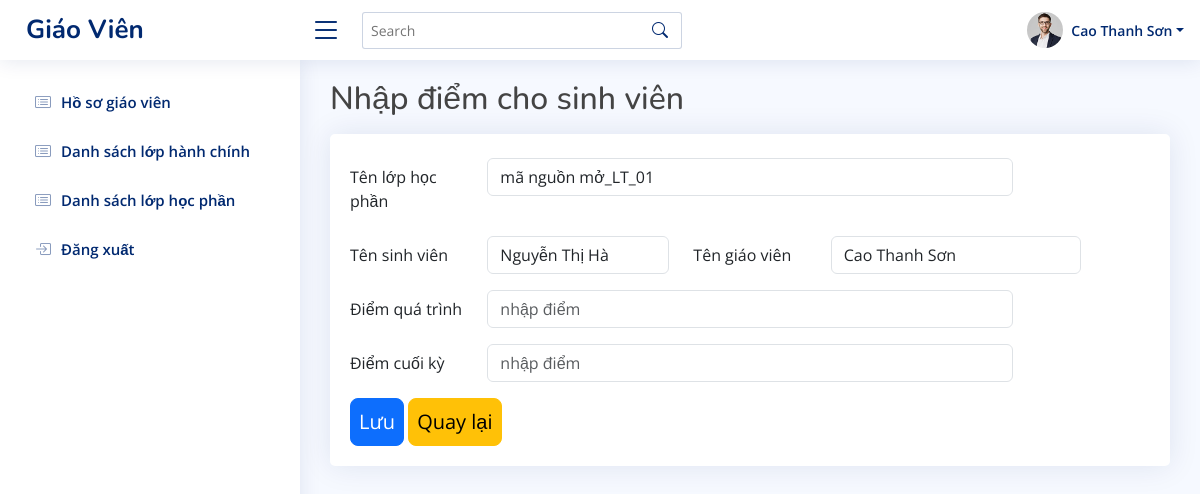
/thongtin/giaovien/index.php?action=them-diem-sinh-vien&malhp=10016&masv=10000001 (signed in), run on the app's committed database.
### tables this page shows
CREATE TABLE `bangdiem` (
  `madiem` int(11) NOT NULL,
  `mahp` int(11) NOT NULL,
  `malhp` int(11) NOT NULL,
  `magv` int(11) NOT NULL,
  `masv` int(11) NOT NULL,
  `quatrinh` float DEFAULT NULL,
  `cuoiky` float DEFAULT NULL,
  `diemthilai` int(11) DEFAULT NULL,
  `sua` int(11) NOT NULL,
  `thilai` int(11) NOT NULL,
  `ngay_tao` varchar(255) NOT NULL,
  `ngay_sua` timestamp NOT NULL DEFAULT current_timestamp()
);

CREATE TABLE `qllophocphan` (
  `malhp` int(11) NOT NULL,
  `tenlhp` varchar(255) NOT NULL,
  `hoc_ky` int(11) NOT NULL,
  `mahp` int(11) NOT NULL
);

CREATE TABLE `usersv` (
  `idsv` int(11) NOT NULL,
  `usernamesv` varchar(50) NOT NULL,
  `password` varchar(255) NOT NULL,
  `email` varchar(100) NOT NULL,
  `sdt` int(11) NOT NULL,
  `diachi` varchar(255) NOT NULL,
  `congviec` varchar(255) NOT NULL,
  `gioithieu` text NOT NULL,
  `quoctich` varchar(255) NOT NULL,
  `malhc` int(11) NOT NULL,
  `created_at` timestamp NOT NULL DEFAULT current_timestamp() ON UPDATE current_timestamp()
);

CREATE TABLE `usergv` (
  `idgv` int(11) NOT NULL,
  `username` varchar(50) NOT NULL,
  `password` varchar(255) NOT NULL,
  `email` varchar(100) NOT NULL,
  `sdt` int(11) NOT NULL,
  `diachi` varchar(255) DEFAULT NULL,
  `created_at` varchar(255) NOT NULL
);

### thongtin/giaovien/modules/mucchinh/themdiemsv.php (the view, shortened to what this page needs)
<?php
$sql_themdiem= "SELECT *
                FROM bangdiem b
                JOIN usergv g
                ON b.magv = g.idgv
                JOIN qllophocphan P
                ON p.malhp = b.malhp
                JOIN usersv s
                ON s.idsv = b.masv
                WHERE b.malhp='$_GET[malhp]'AND b.masv='$_GET[masv]' LIMIT 1 ";
$query_themdiem = mysqli_query($mysqli,$sql_themdiem);
$query_themdiem1 = mysqli_query($mysqli,$sql_themdiem);
$query_themdiem2 = mysqli_query($mysqli,$sql_themdiem);
?>
<main id="main" class="main">
    <form method="POST" action="modules/mucchinh/xuly.php?madiem=<?php $row = mysqli_fetch_array($query_themdiem2); if($row){echo $row['madiem'];} ?>&malhp=<?php echo $_GET['malhp'] ?>&masv=<?php echo $_GET['masv'] ?>&magv=<?php $row = mysqli_fetch_array($query_themdiem1); if($row){echo $row['idgv'];} ?>" enctype="multipart/form-data">
    <div class="row pb-2">
        <h2>Nhập điểm cho sinh viên</h2>
    </div>
    <div class="row">
        <div class="col-12">
            <div class="card recend-sales overflow-auto">
                <div class="card-body mt-4">
                    <form method="post" asp-action="Edit">
                        <?php
                        while($dong = mysqli_fetch_array($query_themdiem)){
                        ?>
                        <div class="row mb-3">
                            <label class="col-sm-2 col-form-label">Tên lớp học phần</label>
                            <div class="col-sm-8">
                                <input asp-for="Name" value="<?php echo $dong['tenlhp'] ?>" type="text"  class="form-control" placeholder="Nhập" readonly >
                            </div>
                        </div>
                        <div class="row mb-3">
                            <label class="col-sm-2 col-form-label">Tên sinh viên</label>
                            <div class="col-sm-3">
                                <input asp-for="Name" value="<?php echo $dong['usernamesv'] ?>" type="text"  class="form-control" placeholder="Nhập" readonly>
                            </div>
                            <label class="col-sm-2 col-form-label">Tên giáo viên</label>
                            <div class="col-sm-4">
                                <input asp-for="Name" value="<?php echo $dong['username'] ?>" type="text"  class="form-control" placeholder="Nhập" readonly >
                            </div>
                        </div>
                        <div class="row mb-3">
                            <label class="col-sm-2 col-form-label">Điểm quá trình</label>
                            <div class="col-sm-8">
                                <input asp-for="Name" placeholder="nhập điểm" type="number" name="quatrinh" class="form-control" placeholder="Nhập" required>
                            </div>
                        </div>
                        <div class="row mb-3">
                            <label class="col-sm-2 col-form-label">Điểm cuối kỳ</label>
                            <div class="col-sm-8">
                                <input asp-for="Name" placeholder="nhập điểm" type="number" name="cuoiky" class="form-control" placeholder="Nhập" required>
                            </div>
                        </div>
                        <button type="button" class="btn btn-lg btn-primary p-2" data-bs-toggle="modal" data-bs-target="#verticalycentered"></i>Lưu</button>
                            <a  href="index.php?action=sv-lop-hoc-phan&magv=<?php echo $dong['magv'] ?>&malhp=<?php echo $dong['malhp'] ?>" asp-controller="BookCategory" asp-action="Index" class="btn btn-lg btn-warning p-2">Quay lại</a>
                        <?php
                        }
                        ?>
                    </form>
                </div>
            </div>
        </div>
    </div>
    </form>
</main>

### thongtin/giaovien/modules/header.php (shortened to what this page needs)
<?php
$user_id = mysqli_real_escape_string($mysqli, $_SESSION['user_id']);
$sql_danhsach = "SELECT *
               FROM usergv
               WHERE idgv='$user_id'";
$query_danhsach = mysqli_query($mysqli,$sql_danhsach);
?>
<header id="header" class="header fixed-top d-flex align-items-center">
    <div class="d-flex align-items-center justify-content-between">
      <a href="http://localhost/thuctap/thongtin/giaovien/" class="logo d-flex align-items-center">
        <span class="d-none d-lg-block">Giáo Viên</span>
      </a>
      <i class="bi bi-list toggle-sidebar-btn"></i>
    </div>
    <div class="search-bar">
      <form class="search-form d-flex align-items-center" method="POST" action="#">
        <input type="text" name="query" placeholder="Search" title="Enter search keyword">
        <button type="submit" title="Search"><i class="bi bi-search"></i></button>
      </form>
    </div>
    <nav class="header-nav ms-auto">
      <ul class="d-flex align-items-center">
     <li class="nav-item dropdown pe-3">
          <?php
          while($row = mysqli_fetch_array($query_danhsach)){
          ?>
          <a class="nav-link nav-profile d-flex align-items-center pe-0" href="#" data-bs-toggle="dropdown">
            <img src="assets/img/profile-img.jpg" alt="Profile" class="rounded-circle">
            <span class="d-none d-md-block dropdown-toggle ps-2"><?php echo $row['username'] ?></span>
          </a>
          <?php } ?>
     </li>
      </ul>
    </nav>
  </header>

### thongtin/giaovien/modules/sidebar.php (shortened to what this page needs)
<?php
    $user_id = mysqli_real_escape_string($mysqli, $_SESSION['user_id']);
    $sql_danhsach = "SELECT * FROM usergv WHERE idgv = '$user_id'";
    $query_danhsach = mysqli_query($mysqli, $sql_danhsach);
?>
<aside id="sidebar" class="sidebar">
<ul class="sidebar-nav" id="sidebar-nav">
<?php
   while($row = mysqli_fetch_array($query_danhsach)){
    ?>
<li class="nav-item">
    <a class="nav-link collapsed" href="index.php?action=ho-so-giao-vien&idgv=<?php echo $row['idgv'] ?>">
      <i class="bi bi-card-list"></i>
          <span>Hồ sơ giáo viên</span>
    </a>
  </li>
  <li class="nav-item">
    <a class="nav-link collapsed" href="index.php?action=khoa&idgv=<?php echo $row['idgv'] ?>">
      <i class="bi bi-card-list"></i>
      <span>Danh sách lớp hành chính</span>
    </a>
  </li>
  <li class="nav-item">
    <a class="nav-link collapsed" href="index.php?action=lop-hoc-phan&idgv=<?php echo $row['idgv'] ?>">
      <i class="bi bi-card-list"></i>
      <span>Danh sách lớp học phần</span>
    </a>
  </li>
  <?php }?>
  <li class="nav-item">
    <a class="nav-link collapsed" href="index.php?action=1">
      <i class="bi bi-box-arrow-in-right"></i>
      <span>Đăng xuất</span>
    </a>
  </li>
</ul>
</aside>

### thongtin/giaovien/assets/css/style.css (style rules this page uses)
:root { scroll-behavior: smooth; }
body { font-family: "Open Sans", sans-serif; background: #f6f9ff; color: #444444; }
a { color: #4154f1; text-decoration: none; }
h1, h2, h3, h4, h5, h6 { font-family: "Nunito", sans-serif; }
#main { margin-top: 60px; padding: 20px 30px; transition: all 0.3s; }
.card { margin-bottom: 30px; border: none; border-radius: 5px; box-shadow: 0px 0 30px rgba(1, 41, 112, 0.1); }
.card-body { padding: 0 20px 20px 20px; }
.logo { line-height: 1; }
@media (min-width: 1200px) { .logo { width: 280px; } }
.logo span { font-size: 26px; font-weight: 700; color: #012970; font-family: "Nunito", sans-serif; }
.header { transition: all 0.5s; z-index: 997; height: 60px; box-shadow: 0px 2px 20px rgba(1, 41, 112, 0.1); background-color: #fff; padding-left: 20px; }
.header .toggle-sidebar-btn { font-size: 32px; padding-left: 10px; cursor: pointer; color: #012970; }
.header .search-bar { min-width: 360px; padding: 0 20px; }
.header .search-form { width: 100%; }
.header .search-form input { border: 0; font-size: 14px; color: #012970; border: 1px solid rgba(1, 41, 112, 0.2); padding: 7px 38px 7px 8px; border-radius: 3px; transition: 0.3s; width: 100%; }
.header .search-form button { border: 0; padding: 0; margin-left: -30px; background: none; }
.header .search-form button i { color: #012970; }
.header-nav ul { list-style: none; }
.header-nav>ul { margin: 0; padding: 0; }
.header-nav .nav-profile { color: #012970; }
.header-nav .nav-profile img { max-height: 36px; }
.header-nav .nav-profile span { font-size: 14px; font-weight: 600; }
.sidebar { position: fixed; top: 60px; left: 0; bottom: 0; width: 300px; z-index: 996; transition: all 0.3s; padding: 20px; overflow-y: auto; scrollbar-width: thin; scrollbar-color: #aab7cf transparent; box-shadow: 0px 0px 20px rgba(1, 41, 112, 0.1); background-color: #fff; }
@media (min-width: 1200px) { #main, #footer { margin-left: 300px; } }
.sidebar-nav { padding: 0; margin: 0; list-style: none; }
.sidebar-nav li { padding: 0; margin: 0; list-style: none; }
.sidebar-nav .nav-item { margin-bottom: 5px; }
.sidebar-nav .nav-link { display: flex; align-items: center; font-size: 15px; font-weight: 600; color: #4154f1; transition: 0.3; background: #f6f9ff; padding: 10px 15px; border-radius: 4px; }
.sidebar-nav .nav-link i { font-size: 16px; margin-right: 10px; color: #4154f1; }
.sidebar-nav .nav-link.collapsed { color: #012970; background: #fff; }
.sidebar-nav .nav-link.collapsed i { color: #899bbd; }

### data on the page
bangdiem: malhp.tenlhp "mã nguồn mở_LT_01", masv.usernamesv "Nguyễn Thị Hà", magv.username "Cao Thanh Sơn"
usergv: username "Cao Thanh Sơn"
